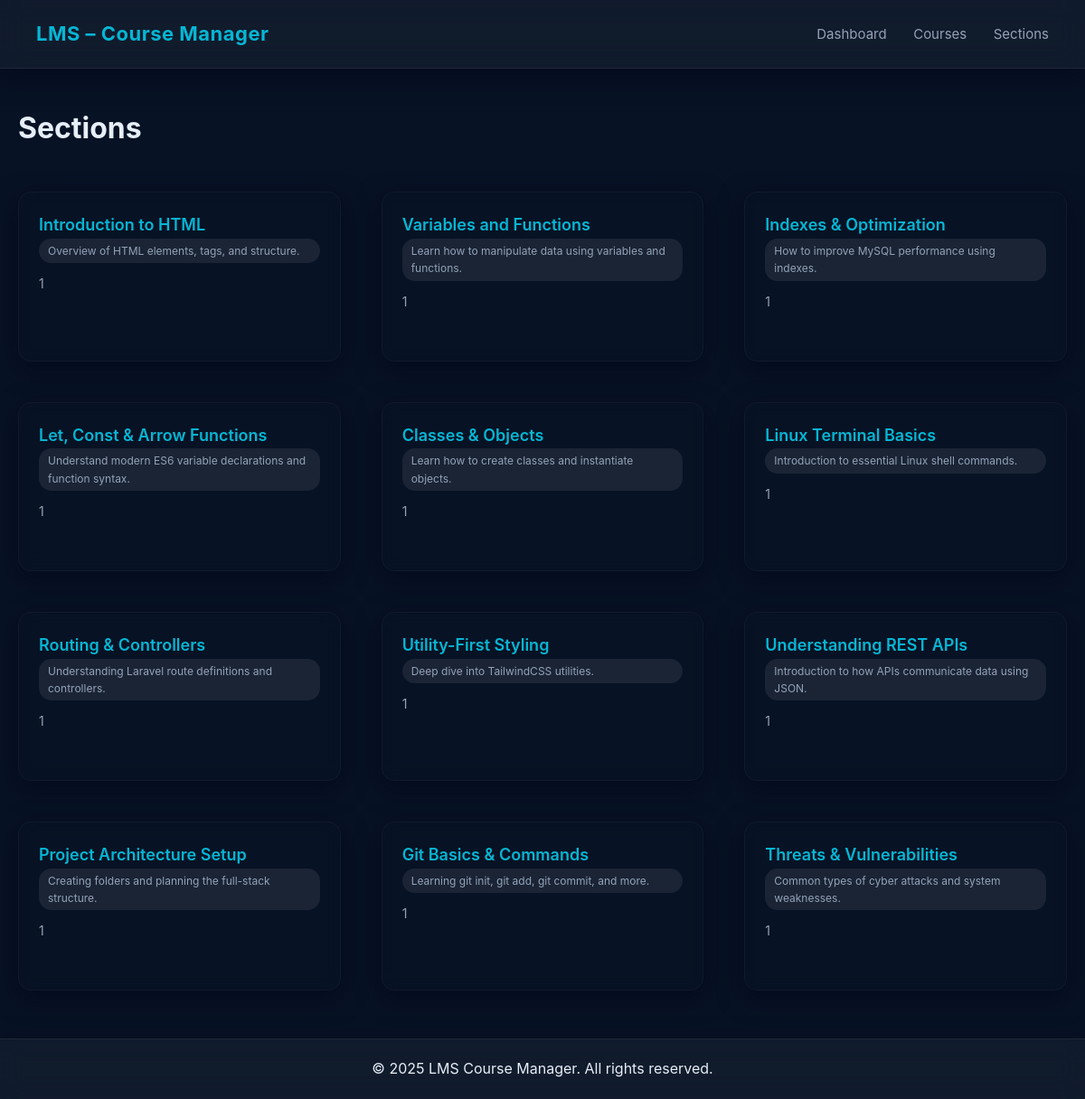
The app's page /Sections/sections_list.php with its own data.
### tables this page shows
CREATE TABLE sections (
    id INT AUTO_INCREMENT PRIMARY KEY,
    course_id INT NOT NULL,
    title VARCHAR(255) NOT NULL,
    content TEXT NOT NULL,
    position INT DEFAULT 1,
    created_at TIMESTAMP DEFAULT CURRENT_TIMESTAMP,
    CONSTRAINT fk_course
        FOREIGN KEY (course_id)
        REFERENCES courses(id)
        ON DELETE CASCADE
);

### Sections/sections_list.php (the view, shortened to what this page needs)
<!DOCTYPE html>
<html lang="en">
<head>
    <link rel="stylesheet" href="../style.css">
    <link rel="stylesheet" href="../assests/style.css">
</head>
<body>
    <?php require_once '../Infrastructure/header.php'; ?>
    <section class="container">
        <div class="top-bar">
            <h1>Sections</h1>
        </div>
            <div class="course-grid">
            <?php
    require_once '../Infrastructure/config.php';
            $data= 'SELECT * FROM sections';
            $result = mysqli_query($conn, $data);
    foreach ($result as $section) {
    ?>
            <div class="course-card">
                <h2 class="title"><?php echo ($section['title']); ?></h2>
                <p class="level"><?php echo ($section['content']); ?></p>
                <p class="desc"><?php echo ($section['position']); ?></p>
            </div>
    <?php
    }
    ?>
            </div>
    </section>
    <?php require_once '../Infrastructure/footer.php';?>
</body>
</html>

### Infrastructure/header.php
<header class="navbar">
    <div class="nav-title">LMS – Course Manager</div>
    <nav>
        <a href="#">Dashboard</a>
        <a href="../cours/courses_create.php">Courses</a>
        <a href="../Sections/sections_list.php">Sections</a>
    </nav>
</header>

### Infrastructure/footer.php
<footer class="footer">
    <p>&copy; 2025 LMS Course Manager. All rights reserved.</p>
</footer>

### assests/style.css (style rules this page uses)
:root { --bg-100: #071224; --bg-200: #0b1220; --actionsrface: rgba(255,255,255,0.03); --muted: #94a3b8; --text: #e6eef8; --accent: #7c3aed; --accent-2: #06b6d4; --glass: rgba(255,255,255,0.04); --radius: 14px; --shadow: 0 8px 28px rgba(2,6,23,0.55); --gap: 45px; --max-width: 1200px; color-scheme: dark; font-family: Inter, system-ui, sans-serif; }
* { margin: 0; padding: 0; box-sizing: border-box; color: var(--text); }
body { background: var(--bg-100); line-height: 1.6; padding-bottom: 80px; }
.navbar { background: var(--glass); backdrop-filter: blur(14px); padding: 20px 40px; border-bottom: 1px solid rgba(255,255,255,0.06); display: flex; justify-content: space-between; align-items: center; box-shadow: var(--shadow); }
.nav-title { font-size: 22px; font-weight: 700; color: var(--accent-2); letter-spacing: 0.5px; }
.navbar nav a { margin-left: 25px; text-decoration: none; color: var(--muted); font-size: 15px; transition: 0.2s; }
.container { max-width: var(--max-width); margin: 40px auto; padding: 0 20px; }
.top-bar { display: flex; justify-content: space-between; align-items: center; margin-bottom: var(--gap); }
.top-bar h1 { font-size: 32px; }
.course-grid { display: grid; flex-wrap: wrap; width:100%; grid-template-columns: repeat(auto-fit, minmax(280px, 1fr)); gap: var(--gap); }
.course-card { background: var(--btnrface); width: 100%; padding: 22px; border-radius: var(--radius); backdrop-filter: blur(8px); border: 1px solid rgba(255,255,255,0.04); box-shadow: var(--shadow); transition: 0.2s ease; }
.course-card h2 { font-size: 18px; font-weight: 600; color: var(--accent-2); }
.level { background: rgba(255,255,255,0.08); padding: 4px 10px; border-radius: var(--radius); font-size: 12px; color: var(--muted); }
.desc { margin-top: 12px; color: var(--muted); font-size: 14px; min-height: 54px; }
footer { background: var(--glass); backdrop-filter: blur(14px); padding: 20px 40px; border-top: 1px solid rgba(255,255,255,0.06); text-align: center; box-shadow: var(--shadow); position: fixed; bottom: 0; width: 100%; }

### records on screen
sections: title "Introduction to HTML", content "Overview of HTML elements, tags, and structure.", position "1"
sections: title "Variables and Functions", content "Learn how to manipulate data using variables and functions.", position "1"
sections: title "Indexes & Optimization", content "How to improve MySQL performance using indexes.", position "1"
sections: title "Let, Const & Arrow Functions", content "Understand modern ES6 variable declarations and function syntax.", position "1"
sections: title "Classes & Objects", content "Learn how to create classes and instantiate objects.", position "1"
sections: title "Linux Terminal Basics", content "Introduction to essential Linux shell commands.", position "1"
sections: title "Routing & Controllers", content "Understanding Laravel route definitions and controllers.", position "1"
sections: title "Utility-First Styling", content "Deep dive into TailwindCSS utilities.", position "1"
sections: title "Understanding REST APIs", content "Introduction to how APIs communicate data using JSON.", position "1"
sections: title "Project Architecture Setup", content "Creating folders and planning the full-stack structure.", position "1"
sections: title "Git Basics & Commands", content "Learning git init, git add, git commit, and more.", position "1"
sections: title "Threats & Vulnerabilities", content "Common types of cyber attacks and system weaknesses.", position "1"
